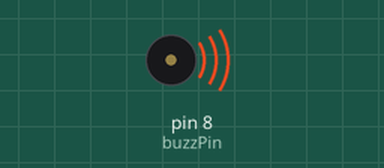
Simulated run of this sketch. Board: Arduino Uno, built with avr-gcc and run on an emulated ATmega328P. Shown: buzzer (waves = sounding).

Above: at 0.4 s.
At 1.32 s:
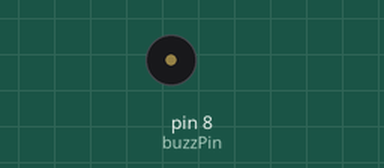
Timing chart, 0 to 3.6 s (numbered marks = the images above):
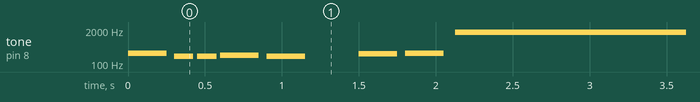

The sketch:

music_passive_buzzer_transistor_s8050.ino
```cpp
#define NOTE_B0 31
#define NOTE_C1 33
#define NOTE_CS1 35
#define NOTE_D1 37
#define NOTE_DS1 39
#define NOTE_E1 41
#define NOTE_F1 44
#define NOTE_FS1 46
#define NOTE_G1 49
#define NOTE_GS1 52
#define NOTE_A1 55
#define NOTE_AS1 58
#define NOTE_B1 62
#define NOTE_C2 65
#define NOTE_CS2 69
#define NOTE_D2 73
#define NOTE_DS2 78
#define NOTE_E2 82
#define NOTE_F2 87
#define NOTE_FS2 93
#define NOTE_G2 98
#define NOTE_GS2 104
#define NOTE_A2 110
#define NOTE_AS2 117
#define NOTE_B2 123
#define NOTE_C3 131
#define NOTE_CS3 139
#define NOTE_D3 147
#define NOTE_DS3 156
#define NOTE_E3 165
#define NOTE_F3 175
#define NOTE_FS3 185
#define NOTE_G3 196
#define NOTE_GS3 208
#define NOTE_A3 220
#define NOTE_AS3 233
#define NOTE_B3 247
#define NOTE_C4 262
#define NOTE_CS4 277
#define NOTE_D4 294
#define NOTE_DS4 311
#define NOTE_E4 330
#define NOTE_F4 349
#define NOTE_FS4 370
#define NOTE_G4 392
#define NOTE_GS4 415
#define NOTE_A4 440
#define NOTE_AS4 466
#define NOTE_B4 494
#define NOTE_C5 523
#define NOTE_CS5 554
#define NOTE_D5 587
#define NOTE_DS5 622
#define NOTE_E5 659
#define NOTE_F5 698
#define NOTE_FS5 740
#define NOTE_G5 784
#define NOTE_GS5 831
#define NOTE_A5 880
#define NOTE_AS5 932
#define NOTE_B5 988
#define NOTE_C6 1047
#define NOTE_CS6 1109
#define NOTE_D6 1175
#define NOTE_DS6 1245
#define NOTE_E6 1319
#define NOTE_F6 1397
#define NOTE_FS6 1480
#define NOTE_G6 1568
#define NOTE_GS6 1661
#define NOTE_A6 1760
#define NOTE_AS6 1865
#define NOTE_B6 1976
#define NOTE_C7 2093
#define NOTE_CS7 2217
#define NOTE_D7 2349
#define NOTE_DS7 2489
#define NOTE_E7 2637
#define NOTE_F7 2794
#define NOTE_FS7 2960
#define NOTE_G7 3136
#define NOTE_GS7 3322
#define NOTE_A7 3520
#define NOTE_AS7 3729
#define NOTE_B7 3951
#define NOTE_C8 4186
#define NOTE_CS8 4435
#define NOTE_D8 4699
#define NOTE_DS8 4978
#define REST 0

int melody[] = {
  NOTE_C4,
  NOTE_G3,
  NOTE_G3,
  NOTE_A3,
  NOTE_G3,
  REST,
  NOTE_B3,
  NOTE_C4
};
int noteDuration[] = {
  4,
  8,
  8,
  4,
  4,
  4,
  4,
  4
};

int buzzPin = 8;
int freq;
int note;
void setup() {
  // put your setup code here, to run once:
  pinMode(buzzPin, OUTPUT);
  Serial.begin(115200);
  for (note = 0; note < sizeof(melody); note = note + 1){
    tone(buzzPin, melody[note], 1000/noteDuration[note]);
    delay(1000/noteDuration[note]*1.2);
  }
}

void loop() {
  // put your main code here, to run repeatedly:
  // Serial.println("Input Tone Frequency: ");
  // while (Serial.available() == 0) {
  // }
  // freq = Serial.parseInt();
  // tone(buzzPin, 480, 500);
  // delay(500);

  // tone(buzzPin, 600, 500);
  // delay(500);
}
```

Measured:
- by itself, tone on pin 8 (buzzPin): plays 262 Hz for 0.25 s, 196 Hz for 0.13 s, 196 Hz for 0.13 s, 220 Hz for 0.25 s, 196 Hz for 0.25 s, 247 Hz for 0.25 s … (8 notes in this stretch)
